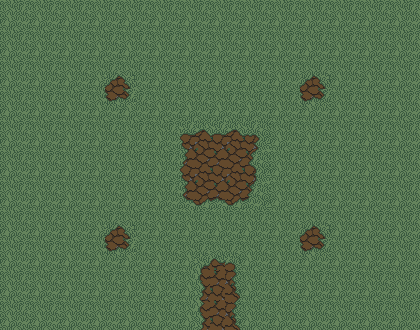

Rendered tile map (Tiled .tmx) drawn with the repository's tilesets; below, a short description and the full map source, tile grids included:
An orthogonal 28x22 tile map with 15x15 px tiles, 1 tile layer (sueloLayer) and 10 objects.

<map version="1.10" tiledversion="1.10.2" orientation="orthogonal" renderorder="right-down" width="28" height="22" tilewidth="15" tileheight="15" infinite="0" nextlayerid="3" nextobjectid="12">
 <tileset firstgid="1" source="bossTileset.tsx" />
 <layer id="1" name="sueloLayer" width="28" height="22">
  <data encoding="csv">
226,227,226,227,226,227,226,227,226,227,226,227,226,227,226,227,226,227,226,227,226,227,226,227,226,227,226,227,
311,312,311,312,311,312,311,312,311,312,311,312,311,312,311,312,311,312,311,312,311,312,311,312,311,312,311,312,
226,227,226,227,226,227,226,227,226,227,226,227,226,227,226,227,226,227,226,227,226,227,226,227,226,227,226,227,
311,312,311,312,311,312,311,312,311,312,311,312,311,312,311,312,311,312,311,312,311,312,311,312,311,312,311,312,
226,227,226,227,226,227,226,227,226,227,226,227,226,227,226,227,226,227,226,227,226,227,226,227,226,227,226,227,
311,312,311,312,311,312,311,1250,1251,312,311,312,311,312,311,312,311,312,311,312,1250,1251,311,312,311,312,311,312,
226,227,226,227,226,227,226,1335,1336,227,226,227,226,227,226,227,226,227,226,227,1335,1336,226,227,226,227,226,227,
311,312,311,312,311,312,311,312,311,312,311,312,311,312,311,312,311,312,311,312,311,312,311,312,311,312,311,312,
226,227,226,227,226,227,226,227,226,227,226,227,44,45,46,47,48,49,226,227,226,227,226,227,226,227,226,227,
311,312,311,312,311,312,311,312,311,312,311,312,129,130,131,132,133,134,311,312,311,312,311,312,311,312,311,312,
226,227,226,227,226,227,226,227,226,227,226,227,214,215,216,217,218,219,226,227,226,227,226,227,226,227,226,227,
311,312,311,312,311,312,311,312,311,312,311,312,299,300,301,302,303,304,311,312,311,312,311,312,311,312,311,312,
226,227,226,227,226,227,226,227,226,227,226,227,384,385,386,387,388,389,226,227,226,227,226,227,226,227,226,227,
311,312,311,312,311,312,311,312,311,312,311,312,469,470,471,472,473,474,311,312,311,312,311,312,311,312,311,312,
226,227,226,227,226,227,226,227,226,227,226,227,226,227,226,227,226,227,226,227,226,227,226,227,226,227,226,227,
311,312,311,312,311,312,311,1250,1251,312,311,312,311,312,311,312,311,312,311,312,1250,1251,311,312,311,312,311,312,
226,227,226,227,226,227,226,1335,1336,227,226,227,226,227,226,227,226,227,226,227,1335,1336,226,227,226,227,226,227,
311,312,311,312,311,312,311,312,311,312,311,312,311,50,1155,51,311,312,311,312,311,312,311,312,311,312,311,312,
226,227,226,227,226,227,226,227,226,227,226,227,226,135,216,136,226,227,226,227,226,227,226,227,226,227,226,227,
311,312,311,312,311,312,311,312,311,312,311,312,311,220,301,221,311,312,311,312,311,312,311,312,311,312,311,312,
226,227,226,227,226,227,226,227,226,227,226,227,226,305,216,306,226,227,226,227,226,227,226,227,226,227,226,227,
311,312,311,312,311,312,311,312,311,312,311,312,311,390,301,391,311,312,311,312,311,312,311,312,311,312,311,312
</data>
 </layer>
 <objectgroup id="2" name="Colisiones">
  <object id="1" x="270" y="315" width="150" height="15">
   <properties>
    <property name="name" value="pared" />
   </properties>
  </object>
  <object id="2" x="0" y="315" width="180" height="15">
   <properties>
    <property name="name" value="pared" />
   </properties>
  </object>
  <object id="3" x="0" y="0" width="15" height="315">
   <properties>
    <property name="name" value="pared" />
   </properties>
  </object>
  <object id="4" x="15" y="0" width="405" height="15">
   <properties>
    <property name="name" value="pared" />
   </properties>
  </object>
  <object id="5" x="405" y="15" width="15" height="300">
   <properties>
    <property name="name" value="pared" />
   </properties>
  </object>
  <object id="6" x="180" y="315" width="90" height="15">
   <properties>
    <property name="name" value="puerta" />
   </properties>
  </object>
  <object id="7" x="210" y="255" width="30" height="30">
   <properties>
    <property name="name" value="start" />
   </properties>
  </object>
  <object id="8" x="165" y="345" width="120" height="30">
   <properties>
    <property name="name" value="end" />
   </properties>
  </object>
  <object id="9" gid="194" x="203.333" y="181.667" width="30" height="30">
   <properties>
    <property name="enemigos" value="boss" />
   </properties>
  </object>
  <object id="11" gid="243" x="202.909" y="181.364" width="30" height="30">
   <properties>
    <property name="enemigos" value="trampilla" />
   </properties>
  </object>
 </objectgroup>
</map>
